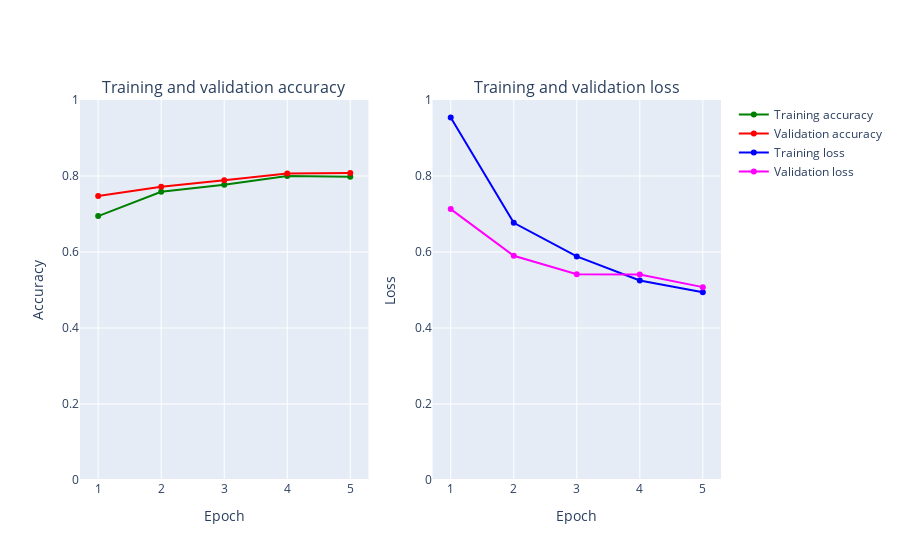

Notebook code for this chart:
### Code cell
def create_trace(x,y,ylabel,color):
        trace = go.Scatter(
            x = x,y = y,
            name=ylabel,
            marker=dict(color=color),
            mode = "markers+lines",
            text=x
        )
        return trace
    
def plot_accuracy_and_loss(train_model):
    hist = train_model.history
    acc = hist['accuracy']
    val_acc = hist['val_accuracy']
    loss = hist['loss']
    val_loss = hist['val_loss']
    epochs = list(range(1,len(acc)+1))
    #define the traces
    trace_ta = create_trace(epochs,acc,"Training accuracy", "Green")
    trace_va = create_trace(epochs,val_acc,"Validation accuracy", "Red")
    trace_tl = create_trace(epochs,loss,"Training loss", "Blue")
    trace_vl = create_trace(epochs,val_loss,"Validation loss", "Magenta")
    fig = tools.make_subplots(rows=1,cols=2, subplot_titles=('Training and validation accuracy',
                                                             'Training and validation loss'))
    #add traces to the figure
    fig.append_trace(trace_ta,1,1)
    fig.append_trace(trace_va,1,1)
    fig.append_trace(trace_tl,1,2)
    fig.append_trace(trace_vl,1,2)
    #set the layout for the figure
    fig['layout']['xaxis'].update(title = 'Epoch')
    fig['layout']['xaxis2'].update(title = 'Epoch')
    fig['layout']['yaxis'].update(title = 'Accuracy', range=[0,1])
    fig['layout']['yaxis2'].update(title = 'Loss', range=[0,1])
    #plot
    iplot(fig, filename='accuracy-loss')

plot_accuracy_and_loss(train_model1)

### Figure 1 — Plotly figure (JSON) as saved in the notebook; plotly's stock layout.template omitted (floating-point values rounded to 4 significant figures)
{"data": [{"marker": {"color": "Green"}, "mode": "markers+lines", "name": "Training accuracy", "text": ["1", "2", "3", "4", "5"], "type": "scatter", "x": [1, 2, 3, 4, 5], "xaxis": "x", "y": [0.6945, 0.7585, 0.7773, 0.8002, 0.7981], "yaxis": "y"}, {"marker": {"color": "Red"}, "mode": "markers+lines", "name": "Validation accuracy", "text": ["1", "2", "3", "4", "5"], "type": "scatter", "x": [1, 2, 3, 4, 5], "xaxis": "x", "y": [0.7476, 0.7717, 0.7886, 0.8068, 0.808], "yaxis": "y"}, {"marker": {"color": "Blue"}, "mode": "markers+lines", "name": "Training loss", "text": ["1", "2", "3", "4", "5"], "type": "scatter", "x": [1, 2, 3, 4, 5], "xaxis": "x2", "y": [0.9538, 0.6767, 0.5883, 0.5249, 0.494], "yaxis": "y2"}, {"marker": {"color": "Magenta"}, "mode": "markers+lines", "name": "Validation loss", "text": ["1", "2", "3", "4", "5"], "type": "scatter", "x": [1, 2, 3, 4, 5], "xaxis": "x2", "y": [0.7129, 0.59, 0.5412, 0.5405, 0.5076], "yaxis": "y2"}], "layout": {"annotations": [{"font": {"size": 16}, "showarrow": false, "text": "Training and validation accuracy", "x": 0.225, "xanchor": "center", "xref": "paper", "y": 1, "yanchor": "bottom", "yref": "paper"}, {"font": {"size": 16}, "showarrow": false, "text": "Training and validation loss", "x": 0.775, "xanchor": "center", "xref": "paper", "y": 1, "yanchor": "bottom", "yref": "paper"}], "xaxis": {"anchor": "y", "domain": [0, 0.45], "title": {"text": "Epoch"}}, "xaxis2": {"anchor": "y2", "domain": [0.55, 1], "title": {"text": "Epoch"}}, "yaxis": {"anchor": "x", "domain": [0, 1], "range": [0, 1], "title": {"text": "Accuracy"}}, "yaxis2": {"anchor": "x2", "domain": [0, 1], "range": [0, 1], "title": {"text": "Loss"}}}}
